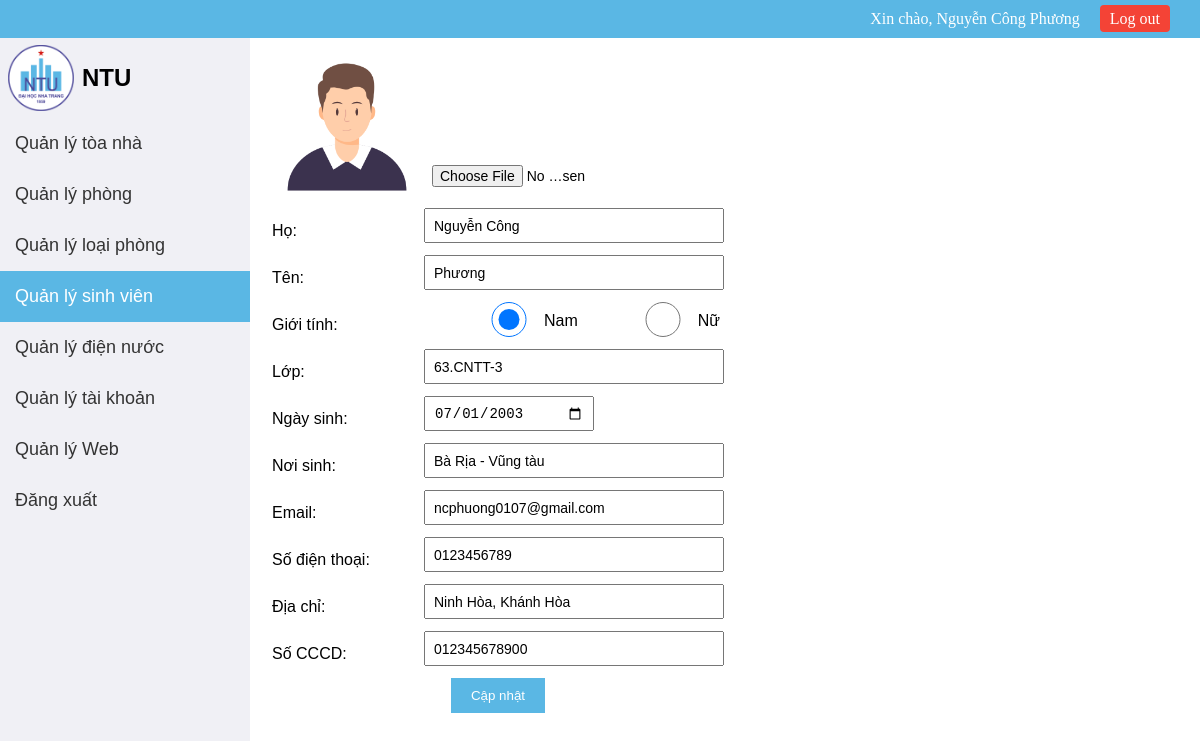
The app's page /change_inf.php?mssv=63135148 with its own data.
### tables this page shows
CREATE TABLE `sinhvien` (
  `SinhVienID` int(11) NOT NULL,
  `HoSV` varchar(255) DEFAULT NULL,
  `TenSV` varchar(255) DEFAULT NULL,
  `MSSV` varchar(20) DEFAULT NULL,
  `Lop` varchar(50) DEFAULT NULL,
  `GioiTinh` enum('Nam','Nữ') DEFAULT NULL,
  `NgaySinh` date DEFAULT NULL,
  `NoiSinh` varchar(255) DEFAULT NULL,
  `DiaChi` varchar(255) DEFAULT NULL,
  `Email` varchar(255) DEFAULT NULL,
  `SoDienThoai` varchar(15) DEFAULT NULL,
  `SoCCCD` varchar(20) DEFAULT NULL,
  `TaiKhoanID` varchar(10) DEFAULT NULL,
  `PhongID` int(11) DEFAULT NULL,
  `Anh` varchar(255) DEFAULT NULL
);

### change_inf.php (the view, shortened to what this page needs)
<!DOCTYPE html>
<html lang="en">
<head>
</head>
<body>
<?php
include('db_connect.php');
$mssv = $_GET['mssv'];
$sql = "SELECT * FROM SinhVien WHERE MSSV='$mssv'";
$result = mysqli_query($conn, $sql);
$student = mysqli_fetch_assoc($result);
?>
<div class="main-content">
    <form action="" method="post" enctype="multipart/form-data">
        <table>
            <tr>
                <td>
                    <img id="preview"
                        src="images/<?php echo $student['Anh']; ?>"
                        alt="Ảnh sinh viên" width="150px" height="150px">
                </td>
                <td><input type="file" name="anh" id="anh" accept="anh/*" style="margin-top: 100px"></td>
            </tr>
            <tr>
                <td>Họ: </td>
                <td><input type="text" name="hoSV" value="<?php echo $student['HoSV']; ?>"></td>
            </tr>
            <tr>
                <td>Tên: </td>
                <td><input type="text" name="tenSV" value="<?php echo $student['TenSV']; ?>"></td>
            </tr>
            <tr>
                <td>Giới tính: </td>
                <td style="display: flex;">
                    <input type="radio" name="gioiTinh" value="Nam" <?php echo ($student['GioiTinh'] == 'Nam') ? 'checked' : ''; ?>> <p style="margin-top: 10px; margin-left: -50px">Nam</p>
                    <input type="radio" name="gioiTinh" value="Nữ" <?php echo ($student['GioiTinh'] == 'Nữ') ? 'checked' : ''; ?>> <p style="margin-top: 10px; margin-left: -50px">Nữ</p>
                </td>
            </tr>
            <tr>
                <td>Lớp: </td>
                <td><input type="text" name="lop" value="<?php echo $student['Lop']; ?>"></td>
            </tr>
            <tr>
                <td>Ngày sinh: </td>
                <td><input type="date" name="ngaySinh" value="<?php echo $student['NgaySinh']; ?>"></td>
            </tr>
            <tr>
                <td>Nơi sinh: </td>
                <td><input type="text" name="noiSinh" value="<?php echo $student['NoiSinh']; ?>"></td>
            </tr>
            <tr>
                <td>Email: </td>
                <td><input type="email" name="email" style="width: 300px" value="<?php echo $student['Email']; ?>"></td>
            </tr>
            <tr>
                <td>Số điện thoại: </td>
                <td><input type="text" name="soDienThoai" value="<?php echo $student['SoDienThoai']; ?>"></td>
            </tr>
            <tr>
                <td>Địa chỉ: </td>
                <td><input type="text" name="diaChi" value="<?php echo $student['DiaChi']; ?>"></td>
            </tr>
            <tr>
                <td>Số CCCD: </td>
                <td><input type="text" name="SoCCCD" value="<?php echo $student['SoCCCD']; ?>"></td>
            </tr>
            <tr>
                <td colspan="2" style="text-align: center;">
                    <button type="submit">Cập nhật</button>
                </td>
            </tr>
        </table>
    </form>
</div>
</body>
</html>

### css/style.css (style rules this page uses)
* { margin: 0px; padding: 0px; }
a { text-decoration: none; }
.sidebar { width: 250px; background-color: #f0f0f5; height: 100vh; position: fixed; top: 38px; font-family: Arial, sans-serif; z-index: 1; }
.sidebar ul { list-style-type: none; padding: 0; }
.sidebar ul li { padding: 0; text-align: left; }
.sidebar ul li a { text-decoration: none; color: #333; font-size: 18px; display: block; padding: 15px; width: 100%; height: 100%; box-sizing: border-box; font-family: Arial, sans-serif; }
.sidebar ul li a.active { background-color: #5AB7E4; color: #fff; }
.main-content { margin-left: 250px; padding: 20px; padding-top: 50px; font-family: Arial, sans-serif; }
.logo { height: 80px; display: flex; align-items: center; color: #000000; }
.logo img { margin: 8px; width: 66px; }
.logo span { font-size: 24px; font-weight: bold; }
.headerbar { position: fixed; top: 0; left: 0; width: calc(100%); background-color: #5AB7E4; color: #fff; padding: 10px 20px; display: flex; justify-content: flex-end; align-items: center; z-index: 1; }
.welcome-message { margin-right: 20px; font-size: 16px; }
.logout a { color: #fff; text-decoration: none; font-size: 16px; padding: 5px 10px; background-color: #f44336; border-radius: 4px; transition: background-color 0.3s ease; margin-right: 50px; }

### css/student.css (style rules this page uses)
a { text-decoration: none; }
header, .sidebar { margin-bottom: 20px; }
button { padding: 10px 20px; background-color: #5AB7E4; color: white; border: none; cursor: pointer; }
form { width: 100%; margin: 0 auto; }
form input, form select { width: calc(100% - 130px); padding: 8px; margin-bottom: 10px; font-size: 14px; height: 35px; box-sizing: border-box; }

### css/account.css (style rules this page uses)
a { text-decoration: none; }
header, .sidebar { margin-bottom: 20px; }
button { padding: 10px 20px; background-color: #5AB7E4; color: white; border: none; cursor: pointer; }
form { width: 100%; margin: 0 auto; }
form input, form select { width: calc(100% - 130px); padding: 8px; margin-bottom: 10px; font-size: 14px; height: 35px; box-sizing: border-box; }

### css/room.css (style rules this page uses)
a { text-decoration: none; }
header, .sidebar { margin-bottom: 20px; }
button { padding: 10px 20px; background-color: #5AB7E4; color: white; border: none; cursor: pointer; }
form { width: 100%; margin: 0 auto; }
form input, form select { width: calc(100% - 130px); padding: 8px; margin-bottom: 10px; font-size: 14px; height: 35px; box-sizing: border-box; }

### change_inf.php (style rules this page uses)
input[type=text] { width: 300px; }

### records on screen
sinhvien: Anh (picture), hoSV "Nguyễn Công", tenSV "Phương", GioiTinh "☑", lop "63.CNTT-3", ngaySinh "07/01/2003", noiSinh "Bà Rịa - Vũng tàu", email "ncphuong0107@gmail.com", soDienThoai "0123456789", diaChi "Ninh Hòa, Khánh Hòa", SoCCCD "012345678900"
